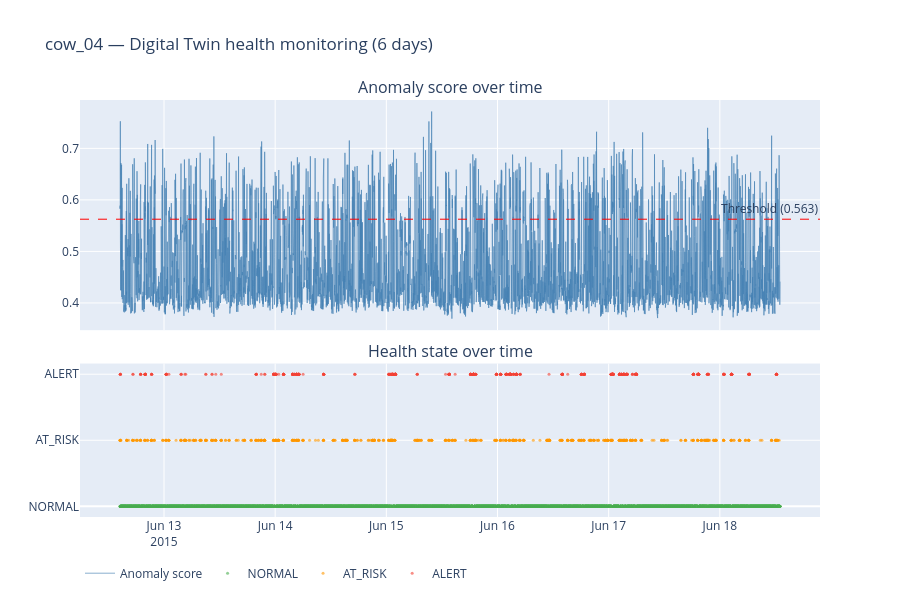

This figure's notebook cell:
### Code cell
fig_anomaly = make_subplots(
    rows=2, cols=1,
    shared_xaxes=True,
    subplot_titles=('Anomaly score over time', 'Health state over time'),
    row_heights=[0.6, 0.4],
    vertical_spacing=0.08
)

# Anomaly score line
fig_anomaly.add_trace(
    go.Scatter(
        x=twin_history['timestamp'],
        y=twin_history['anomaly_score'],
        mode='lines',
        name='Anomaly score',
        line=dict(color='steelblue', width=0.8),
        opacity=0.8
    ), row=1, col=1
)

# Threshold line
threshold = cow04_scored[cow04_scored['is_anomaly']==1]['anomaly_score'].min()
fig_anomaly.add_hline(
    y=threshold, line_dash='dash',
    line_color='red', line_width=1,
    annotation_text=f'Threshold ({threshold:.3f})',
    row=1, col=1
)

# Health state colored scatter
state_color_map = {'NORMAL': '#4CAF50', 'AT_RISK': '#FF9800', 'ALERT': '#F44336'}
state_num_map   = {'NORMAL': 0, 'AT_RISK': 1, 'ALERT': 2}

for state, color in state_color_map.items():
    mask = twin_history['state'] == state
    fig_anomaly.add_trace(
        go.Scatter(
            x=twin_history[mask]['timestamp'],
            y=twin_history[mask]['state'].map(state_num_map),
            mode='markers',
            name=state,
            marker=dict(color=color, size=3, opacity=0.6),
        ), row=2, col=1
    )

fig_anomaly.update_yaxes(
    tickvals=[0, 1, 2],
    ticktext=['NORMAL', 'AT_RISK', 'ALERT'],
    row=2, col=1
)

fig_anomaly.update_layout(
    title='cow_04 — Digital Twin health monitoring (6 days)',
    height=600,
    showlegend=True,
    legend=dict(orientation='h', y=-0.1)
)

fig_anomaly.show()
fig_anomaly.write_html('../dashboard/anomaly_timeline.html')
print("Anomaly timeline saved")

### Figure 1 — Plotly figure (JSON) as saved in the notebook; plotly's stock layout.template omitted (floating-point values rounded to 4 significant figures; data arrays with more than 128 entries replaced by an {"elided": "..."} marker saying what was removed)
{"data": [{"line": {"color": "steelblue", "width": 0.8}, "mode": "lines", "name": "Anomaly score", "opacity": 0.8, "type": "scatter", "x": {"elided": "16867 str values"}, "xaxis": "x", "y": {"elided": "16867 float values"}, "yaxis": "y"}, {"marker": {"color": "#4CAF50", "opacity": 0.6, "size": 3}, "mode": "markers", "name": "NORMAL", "type": "scatter", "x": {"elided": "15574 str values"}, "xaxis": "x2", "y": {"elided": "15574 int values"}, "yaxis": "y2"}, {"marker": {"color": "#FF9800", "opacity": 0.6, "size": 3}, "mode": "markers", "name": "AT_RISK", "type": "scatter", "x": {"elided": "711 str values"}, "xaxis": "x2", "y": {"elided": "711 int values"}, "yaxis": "y2"}, {"marker": {"color": "#F44336", "opacity": 0.6, "size": 3}, "mode": "markers", "name": "ALERT", "type": "scatter", "x": {"elided": "582 str values"}, "xaxis": "x2", "y": {"elided": "582 int values"}, "yaxis": "y2"}], "layout": {"annotations": [{"font": {"size": 16}, "showarrow": false, "text": "Anomaly score over time", "x": 0.5, "xanchor": "center", "xref": "paper", "y": 1, "yanchor": "bottom", "yref": "paper"}, {"font": {"size": 16}, "showarrow": false, "text": "Health state over time", "x": 0.5, "xanchor": "center", "xref": "paper", "y": 0.368, "yanchor": "bottom", "yref": "paper"}, {"showarrow": false, "text": "Threshold (0.563)", "x": 1, "xanchor": "right", "xref": "x domain", "y": 0.5625, "yanchor": "bottom", "yref": "y"}], "height": 600, "legend": {"orientation": "h", "y": -0.1}, "shapes": [{"line": {"color": "red", "dash": "dash", "width": 1}, "type": "line", "x0": 0, "x1": 1, "xref": "x domain", "y0": 0.5625, "y1": 0.5625, "yref": "y"}], "showlegend": true, "title": {"text": "cow_04 — Digital Twin health monitoring (6 days)"}, "xaxis": {"anchor": "y", "domain": [0, 1], "matches": "x2", "showticklabels": false}, "xaxis2": {"anchor": "y2", "domain": [0, 1]}, "yaxis": {"anchor": "x", "domain": [0.448, 1]}, "yaxis2": {"anchor": "x2", "domain": [0, 0.368], "ticktext": ["NORMAL", "AT_RISK", "ALERT"], "tickvals": [0, 1, 2]}}}
